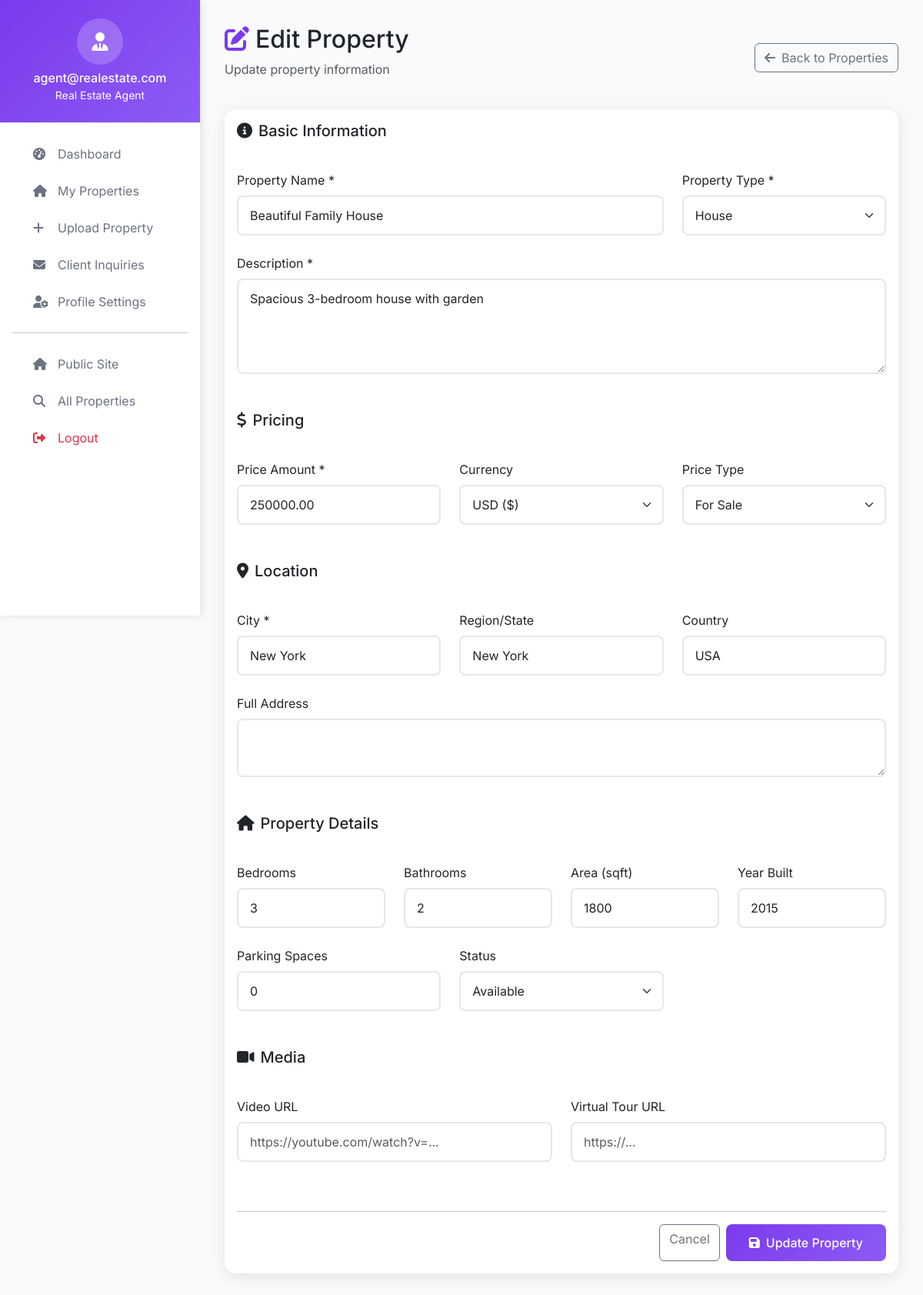
/agent/edit_property.php?id=1 (signed in), run on the app's committed database.
### tables this page shows
CREATE TABLE `properties` (
  `id` int(11) NOT NULL AUTO_INCREMENT,
  `propertiesname` varchar(200) NOT NULL,
  `slug` varchar(220) DEFAULT NULL,
  `description` text DEFAULT NULL,
  `price_id` int(11) NOT NULL,
  `user_id` int(11) NOT NULL,
  `property_type_id` int(11) NOT NULL,
  `location_id` int(11) NOT NULL,
  `status` enum('available','sold','rented','pending','inactive') DEFAULT 'available',
  `status_reason` varchar(255) DEFAULT NULL,
  `bedrooms` int(11) DEFAULT 0,
  `bathrooms` int(11) DEFAULT 0,
  `area_sqft` int(11) DEFAULT NULL,
  `year_built` year(4) DEFAULT NULL,
  `parking_spaces` int(11) DEFAULT 0,
  `images` text DEFAULT NULL,
  `video_url` varchar(500) DEFAULT NULL,
  `virtual_tour_url` varchar(500) DEFAULT NULL,
  `floor_plan_url` varchar(500) DEFAULT NULL,
  `energy_rating` varchar(10) DEFAULT NULL,
  `features` longtext DEFAULT NULL CHECK (json_valid(`features`)),
  `address_details` text DEFAULT NULL,
  `hoa_fees` decimal(10,2) DEFAULT NULL,
  `property_tax` decimal(10,2) DEFAULT NULL,
  `insurance_cost` decimal(10,2) DEFAULT NULL,
  `mls_number` varchar(50) DEFAULT NULL,
  `listing_date` date DEFAULT NULL,
  `open_house_date` date DEFAULT NULL,
  `open_house_time` time DEFAULT NULL,
  `is_featured` tinyint(1) DEFAULT 0,
  `views_count` int(11) DEFAULT 0,
  `created_at` timestamp NOT NULL DEFAULT current_timestamp(),
  `updated_at` timestamp NOT NULL DEFAULT current_timestamp() ON UPDATE current_timestamp(),
  PRIMARY KEY (`id`),
  UNIQUE KEY `uk_slug` (`slug`),
  KEY `idx_user` (`user_id`),
  KEY `idx_property_type` (`property_type_id`),
  KEY `idx_location` (`location_id`),
  KEY `idx_price` (`price_id`),
  KEY `idx_status` (`status`),
  KEY `idx_featured` (`is_featured`),
  KEY `idx_status_featured` (`status`, `is_featured`),
  KEY `idx_type_location` (`property_type_id`, `location_id`),
  KEY `idx_price_bedrooms` (`price_id`, `bedrooms`),
  KEY `idx_search_filter` (`status`, `property_type_id`, `location_id`, `price_id`),
  KEY `idx_property_details` (`bedrooms`, `bathrooms`, `area_sqft`),
  KEY `idx_listing_date` (`listing_date`, `created_at`),
  FULLTEXT KEY `ft_search` (`propertiesname`, `description`)
);

CREATE TABLE `property_types` (
  `id` int(11) NOT NULL AUTO_INCREMENT,
  `type_name` varchar(50) NOT NULL,
  `description` text DEFAULT NULL,
  `icon` varchar(100) DEFAULT NULL,
  `sort_order` int(11) DEFAULT 0,
  `is_active` tinyint(1) DEFAULT 1,
  `created_at` timestamp NOT NULL DEFAULT current_timestamp(),
  PRIMARY KEY (`id`),
  UNIQUE KEY `uk_type_name` (`type_name`)
);

CREATE TABLE `prices` (
  `id` int(11) NOT NULL AUTO_INCREMENT,
  `amount` decimal(15,2) NOT NULL,
  `currency` varchar(3) DEFAULT 'USD',
  `price_type` enum('sale','rent_monthly','rent_weekly','rent_daily') DEFAULT 'sale',
  `is_negotiable` tinyint(1) DEFAULT 1,
  `created_at` timestamp NOT NULL DEFAULT current_timestamp(),
  `updated_at` timestamp NOT NULL DEFAULT current_timestamp() ON UPDATE current_timestamp(),
  PRIMARY KEY (`id`),
  KEY `idx_amount` (`amount`),
  KEY `idx_price_type` (`price_type`)
);

CREATE TABLE `locations` (
  `id` int(11) NOT NULL AUTO_INCREMENT,
  `city` varchar(100) NOT NULL,
  `region` varchar(100) NOT NULL,
  `country` varchar(100) DEFAULT 'USA',
  `postal_code` varchar(20) DEFAULT NULL,
  `latitude` decimal(10,8) DEFAULT NULL,
  `longitude` decimal(11,8) DEFAULT NULL,
  `is_active` tinyint(1) DEFAULT 1,
  `created_at` timestamp NOT NULL DEFAULT current_timestamp(),
  PRIMARY KEY (`id`),
  UNIQUE KEY `uk_location` (`city`, `region`, `country`),
  KEY `idx_city` (`city`)
);

### includes/route.php (called while the page is built, shortened)
<?php
function getUserId() {
    return isset($_SESSION['user_id']) ? $_SESSION['user_id'] : null;
}

### agent/edit_property.php (the view, shortened to what this page needs)
<?php
include('../Database/connection.php');
include('../includes/route.php');
$user_id = getUserId();
$property_id = isset($_GET['id']) ? (int)$_GET['id'] : 0;
$property_query = "SELECT p.*, pt.type_name, pr.amount, pr.currency, pr.price_type, pr.id as price_id,
                   l.city, l.region, l.country, l.postal_code
                   FROM properties p
                   LEFT JOIN property_types pt ON p.property_type_id = pt.id
                   LEFT JOIN prices pr ON p.price_id = pr.id
                   LEFT JOIN locations l ON p.location_id = l.id
                   WHERE p.id = ? AND p.user_id = ?";
$stmt = $conn->prepare($property_query);
$stmt->bind_param("ii", $property_id, $user_id);
$stmt->execute();
$property = $stmt->get_result()->fetch_assoc();
$property_types = [];
if ($type_result = $conn->query("SELECT id, type_name FROM property_types WHERE is_active = 1 ORDER BY type_name")) {
    $property_types = $type_result->fetch_all(MYSQLI_ASSOC);
}
?>
<!DOCTYPE html>
<html lang="en">
<head>
    <link rel="stylesheet" href="../bootstrap-5.3.7-dist/css/bootstrap.min.css">
    <link rel="stylesheet" href="https://cdnjs.cloudflare.com/ajax/libs/font-awesome/6.5.0/css/all.min.css">
</head>
<body>
<?php include('includes/agent_nav.php'); ?>
<div class="main-content">
    <div class="d-flex justify-content-between align-items-center mb-4">
        <div>
            <h2><i class="fas fa-edit me-2" style="color: var(--agent-color);"></i>Edit Property</h2>
            <p class="text-muted">Update property information</p>
        </div>
        <a href="properties.php" class="btn btn-outline-secondary">
            <i class="fas fa-arrow-left me-2"></i>Back to Properties
        </a>
    </div>
    <div class="card">
        <div class="card-body">
            <form method="POST" id="propertyForm">
                <div class="row g-4">
                    <div class="col-12">
                        <h5 class="mb-3"><i class="fas fa-info-circle me-2"></i>Basic Information</h5>
                    </div>
                    <div class="col-md-8">
                        <label for="propertiesname" class="form-label">Property Name *</label>
                        <input type="text" class="form-control" id="propertiesname" name="propertiesname"
                               value="<?= htmlspecialchars($property['propertiesname']); ?>" required>
                    </div>
                    <div class="col-md-4">
                        <label for="property_type_id" class="form-label">Property Type *</label>
                        <select class="form-select" id="property_type_id" name="property_type_id" required>
                            <?php foreach ($property_types as $type): ?>
                                <option value="<?= $type['id']; ?>" <?= $property['property_type_id'] == $type['id'] ? 'selected' : ''; ?>>
                                    <?= htmlspecialchars($type['type_name']); ?>
                                </option>
                            <?php endforeach; ?>
                        </select>
                    </div>
                    <div class="col-12">
                        <label for="description" class="form-label">Description *</label>
                        <textarea class="form-control" id="description" name="description" rows="4" required><?= htmlspecialchars($property['description']); ?></textarea>
                    </div>
                    <div class="col-12">
                        <h5 class="mb-3 mt-4"><i class="fas fa-dollar-sign me-2"></i>Pricing</h5>
                    </div>
                    <div class="col-md-4">
                        <label for="price_amount" class="form-label">Price Amount *</label>
                        <input type="number" class="form-control" id="price_amount" name="price_amount"
                               value="<?= htmlspecialchars($property['amount']); ?>" step="0.01" required>
                    </div>
                    <div class="col-md-4">
                        <label for="price_currency" class="form-label">Currency</label>
                        <select class="form-select" id="price_currency" name="price_currency">
                            <option value="USD" <?= $property['currency'] == 'USD' ? 'selected' : ''; ?>>USD ($)</option>
                        </select>
                    </div>
                    <div class="col-md-4">
                        <label for="price_type" class="form-label">Price Type</label>
                        <select class="form-select" id="price_type" name="price_type">
                            <option value="sale" <?= $property['price_type'] == 'sale' ? 'selected' : ''; ?>>For Sale</option>
                        </select>
                    </div>
                    <div class="col-12">
                        <h5 class="mb-3 mt-4"><i class="fas fa-map-marker-alt me-2"></i>Location</h5>
                    </div>
                    <div class="col-md-4">
                        <label for="city" class="form-label">City *</label>
                        <input type="text" class="form-control" id="city" name="city"
                               value="<?= htmlspecialchars($property['city']); ?>" required>
                    </div>
                    <div class="col-md-4">
                        <label for="region" class="form-label">Region/State</label>
                        <input type="text" class="form-control" id="region" name="region"
                               value="<?= htmlspecialchars($property['region'] ?? ''); ?>">
                    </div>
                    <div class="col-md-4">
                        <label for="country" class="form-label">Country</label>
                        <input type="text" class="form-control" id="country" name="country"
                               value="<?= htmlspecialchars($property['country'] ?? 'USA'); ?>">
                    </div>
                    <div class="col-12">
                        <label for="address_details" class="form-label">Full Address</label>
                        <textarea class="form-control" id="address_details" name="address_details" rows="2"><?= htmlspecialchars($property['address_details'] ?? ''); ?></textarea>
                    </div>
                    <div class="col-12">
                        <h5 class="mb-3 mt-4"><i class="fas fa-home me-2"></i>Property Details</h5>
                    </div>
                    <div class="col-md-3">
                        <label for="bedrooms" class="form-label">Bedrooms</label>
                        <input type="number" class="form-control" id="bedrooms" name="bedrooms"
                               value="<?= htmlspecialchars($property['bedrooms']); ?>" min="0">
                    </div>
                    <div class="col-md-3">
                        <label for="bathrooms" class="form-label">Bathrooms</label>
                        <input type="number" class="form-control" id="bathrooms" name="bathrooms"
                               value="<?= htmlspecialchars($property['bathrooms']); ?>" min="0">
                    </div>
                    <div class="col-md-3">
                        <label for="area_sqft" class="form-label">Area (sqft)</label>
                        <input type="number" class="form-control" id="area_sqft" name="area_sqft"
                               value="<?= htmlspecialchars($property['area_sqft']); ?>" min="0">
                    </div>
                    <div class="col-md-3">
                        <label for="year_built" class="form-label">Year Built</label>
                        <input type="number" class="form-control" id="year_built" name="year_built"
                               value="<?= htmlspecialchars($property['year_built'] ?? ''); ?>" min="1800" max="<?= date('Y'); ?>">
                    </div>
                    <div class="col-md-4">
                        <label for="parking_spaces" class="form-label">Parking Spaces</label>
                        <input type="number" class="form-control" id="parking_spaces" name="parking_spaces"
                               value="<?= htmlspecialchars($property['parking_spaces']); ?>" min="0">
                    </div>
                    <div class="col-md-4">
                        <label for="status" class="form-label">Status</label>
                        <select class="form-select" id="status" name="status">
                            <option value="available" <?= $property['status'] == 'available' ? 'selected' : ''; ?>>Available</option>
                        </select>
                    </div>
                    <div class="col-12">
                        <h5 class="mb-3 mt-4"><i class="fas fa-video me-2"></i>Media</h5>
                    </div>
                    <div class="col-md-6">
                        <label for="video_url" class="form-label">Video URL</label>
                        <input type="url" class="form-control" id="video_url" name="video_url"
                               value="<?= htmlspecialchars($property['video_url'] ?? ''); ?>" placeholder="https://youtube.com/watch?v=...">
                    </div>
                    <div class="col-md-6">
                        <label for="virtual_tour_url" class="form-label">Virtual Tour URL</label>
                        <input type="url" class="form-control" id="virtual_tour_url" name="virtual_tour_url"
                               value="<?= htmlspecialchars($property['virtual_tour_url'] ?? ''); ?>" placeholder="https://...">
                    </div>
                    <div class="col-12 mt-5">
                        <hr>
                        <div class="d-flex justify-content-end gap-2">
                            <a href="properties.php" class="btn btn-outline-secondary">Cancel</a>
                            <button type="submit" name="update_property" class="btn btn-primary">
                                <i class="fas fa-save me-2"></i>Update Property
                            </button>
                        </div>
                    </div>
                </div>
            </form>
        </div>
    </div>
</div>
</body>
</html>

### agent/edit_property.php (style rules this page uses)
:root { --agent-color: #7c3aed; --primary-color: #2563eb; --success-color: #10b981; --warning-color: #f59e0b; --danger-color: #ef4444; --dark-color: #1f2937; --light-color: #f8fafc; --text-muted: #6b7280; }
body { font-family: 'Inter', sans-serif; background-color: var(--light-color); }
.main-content { margin-left: 260px; min-height: 100vh; padding: 2rem; }
.card { border: none; border-radius: 15px; box-shadow: 0 4px 20px rgba(0, 0, 0, 0.1); }
.form-control, .form-select { border-radius: 8px; border: 2px solid #e5e7eb; padding: 12px 15px; }
.btn-primary { background: linear-gradient(135deg, var(--agent-color), #8b5cf6); border: none; border-radius: 8px; padding: 12px 30px; font-weight: 500; }

### data on the page
properties: propertiesname "Beautiful Family House", property_type_id "House", description "Spacious 3-bedroom house with garden", price_amount "250000.00", city "New York", region "New York", country "USA", bedrooms "3", bathrooms "2", area_sqft "1800", year_built "2015", parking_spaces "0", status "Available"
prices: price_currency "USD ($)", price_type "For Sale"

### other printed values
$_SESSION['user_email'] "agent@realestate.com"
